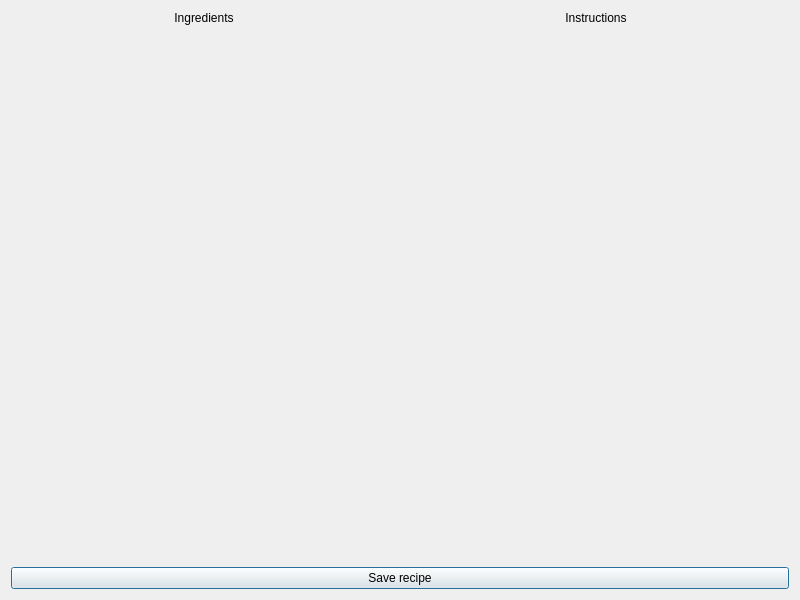
<?xml version="1.0" encoding="UTF-8"?>
<ui version="4.0">
 <class>Dialog</class>
 <widget class="QDialog" name="Dialog">
  <property name="geometry">
   <rect>
    <x>0</x>
    <y>0</y>
    <width>800</width>
    <height>600</height>
   </rect>
  </property>
  <property name="windowTitle">
   <string>Recipe</string>
  </property>
  <property name="locale">
   <locale language="Greek" country="Greece"/>
  </property>
  <layout class="QGridLayout" name="gridLayout">
   <item row="2" column="1">
    <widget class="QLabel" name="recipeInstructionsTitle">
     <property name="text">
      <string>Instructions</string>
     </property>
     <property name="alignment">
      <set>Qt::AlignCenter</set>
     </property>
    </widget>
   </item>
   <item row="3" column="1">
    <widget class="QPlainTextEdit" name="recipeInstructions">
     <property name="font">
      <font>
       <pointsize>10</pointsize>
      </font>
     </property>
     <property name="styleSheet">
      <string notr="true">background: transparent;</string>
     </property>
     <property name="readOnly">
      <bool>true</bool>
     </property>
    </widget>
   </item>
   <item row="3" column="0">
    <widget class="QPlainTextEdit" name="recipeIngredients">
     <property name="font">
      <font>
       <pointsize>10</pointsize>
      </font>
     </property>
     <property name="styleSheet">
      <string notr="true">background: transparent;</string>
     </property>
     <property name="readOnly">
      <bool>true</bool>
     </property>
    </widget>
   </item>
   <item row="2" column="0">
    <widget class="QLabel" name="recipeIngredientsTitle">
     <property name="text">
      <string>Ingredients</string>
     </property>
     <property name="alignment">
      <set>Qt::AlignCenter</set>
     </property>
    </widget>
   </item>
   <item row="4" column="0" colspan="2">
    <widget class="QPushButton" name="saveRecipeBtn">
     <property name="text">
      <string>Save recipe</string>
     </property>
    </widget>
   </item>
  </layout>
 </widget>
 <resources/>
 <connections/>
</ui>
